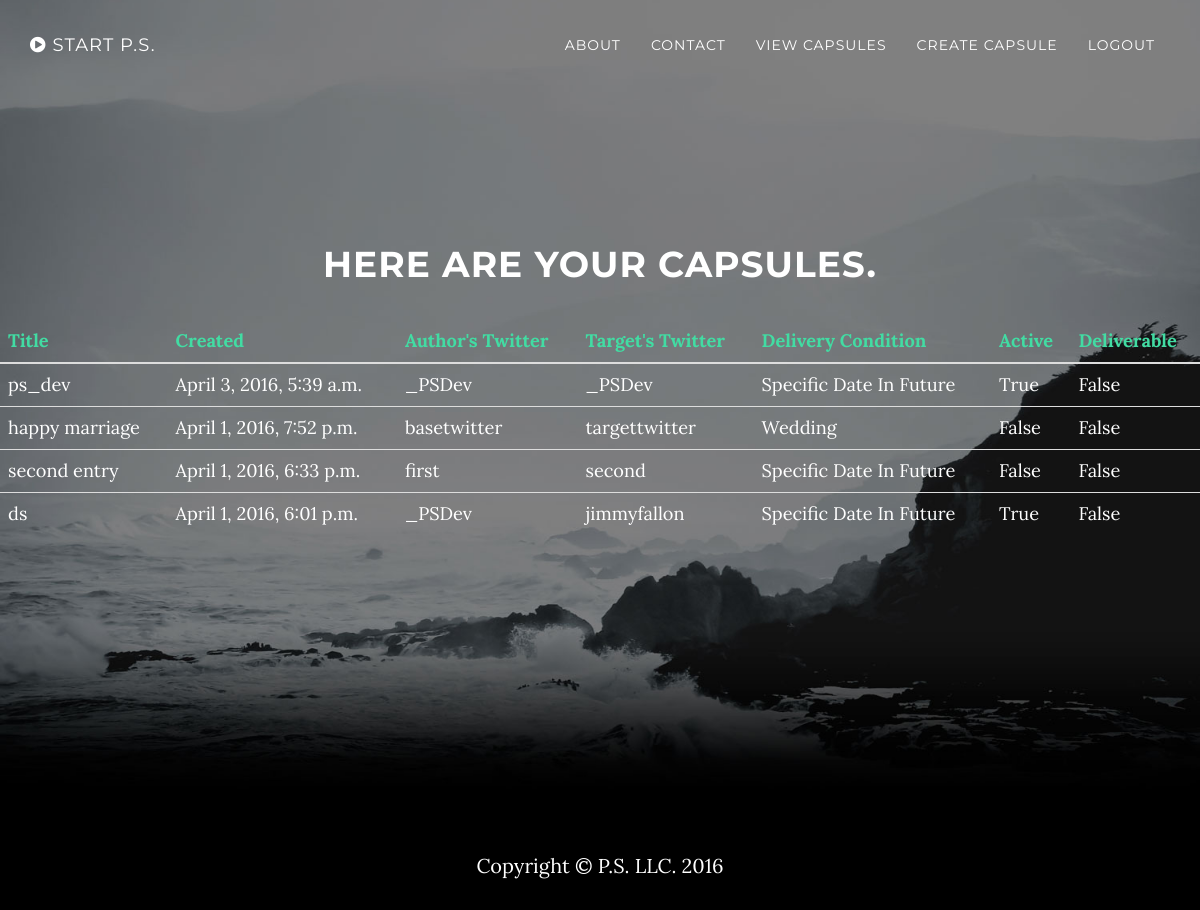
/capsules/ (signed in), run on an earlier commit of the app's database.
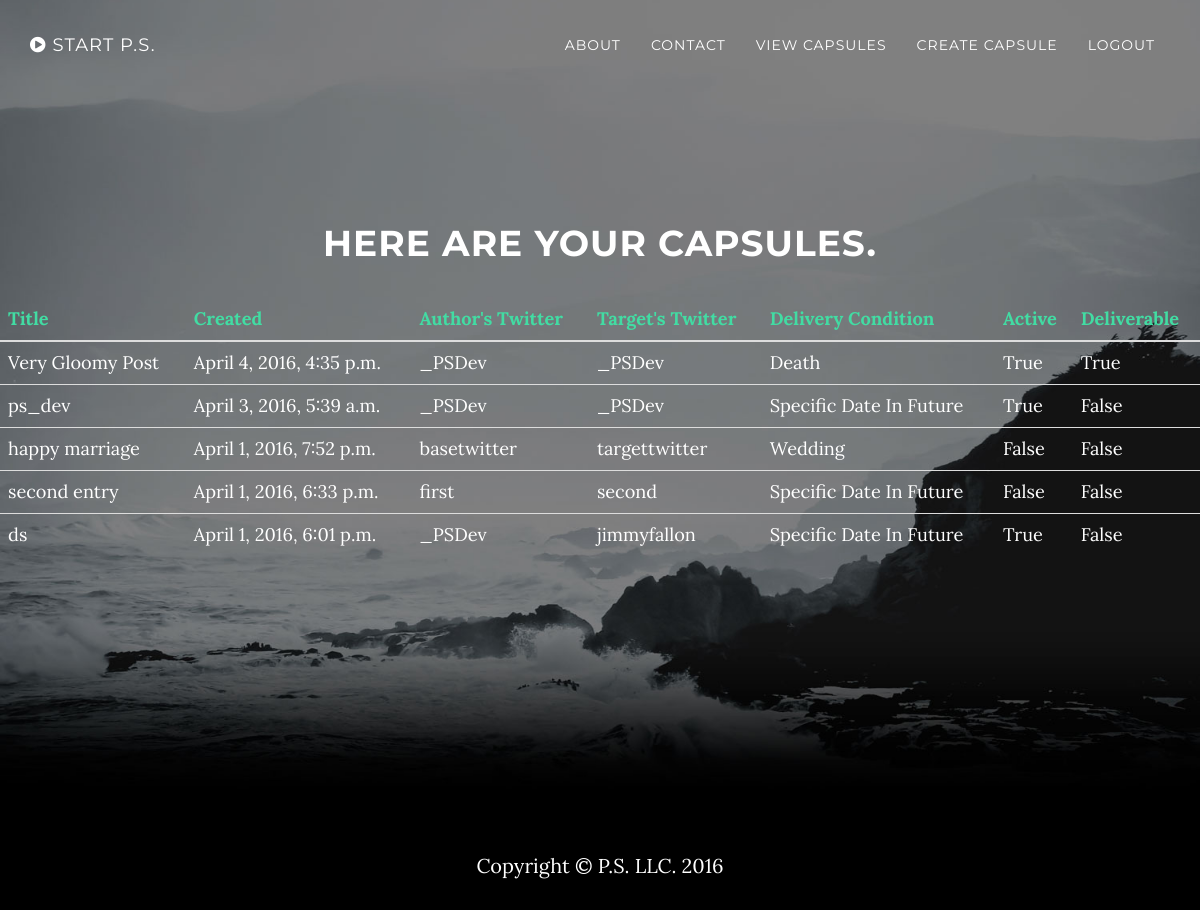
And on a later commit of the database.
### core/models.py (models this page shows, shortened)
class Capsule(models.Model):
    created = models.DateTimeField(auto_now_add=True)
    title = models.CharField(max_length=100, blank=True, default='')
    message = models.TextField(max_length=1000, blank=True, default='')
    file = models.FileField(blank=True, upload_to=partial(make_rng_filename, 'files'), null=True)
    activation_type = models.CharField(max_length=10, choices=FUTURE_ACTIVATION_CHOICES, default='D')
    delivery_condition = models.CharField(max_length=10, choices=FUTURE_DELIVERY_CHOICES, default='SD')
    time_delivery = models.DateField(blank=True, null=True)
    owner = models.ForeignKey(User)
    is_active = models.BooleanField(default=False)
    is_deliverable = models.BooleanField(default=False)
    author_twitter = models.CharField(max_length=40, default='')
    target_twitter = models.CharField(max_length=40, default='')

### core/views.py (the view)
# urls.py: url(r'^capsules/$', views.display_capsules_view, name='display_capsules_view'),
@login_required(login_url='login')
def display_capsules_view(request):
    if request.method == 'GET':
        capsules = Capsule.objects.filter(owner=request.user).order_by(
            '-created')  # get all capsules belonging to a particular user,recent first
        capsules = translate_delivery_condition(
            capsules)  # convert DB delivery notation to verbose string,aka 'SD' -> Specific Date In The Future
        return render(request, 'display_capsules.html', {'capsules': capsules})

### core/views.py (called while the page is built)
def translate_delivery_condition(ax):
    for data in ax:
        data.delivery_condition = FUTURE_DELIVERY_DICT[data.delivery_condition]
    return ax

### core/templates/display_capsules.html
{% extends 'base.html' %}
{% block content %}
    <header class="intro">
        <div class="intro-body">
            <h1>Here are your capsules.</h1>
            <div class="row">
                <div class="col-lg-12 text-left ">
                    <div class="table-responsive ">
                        <table class="table " style="font-size:130%;color:white;">
                            <thead class="indigo">
                            <th>Title</th>
                            <th>Created</th>
                            <th>Author's Twitter</th>
                            <th>Target's Twitter</th>
                            <th>Delivery Condition</th>
                            <th>Active</th>
                            <th>Deliverable</th>
                            </thead>
                            {% for capsule in capsules %}
                                <tr>
                                    <td>{{ capsule.title }}</td>
                                    <td>{{ capsule.created }}</td>
                                    <td>{{ capsule.author_twitter }}</td>
                                    <td>{{ capsule.target_twitter }}</td>
                                    <td>{{ capsule.delivery_condition}}</td>
                                    <td>{{ capsule.is_active }}</td>
                                    <td>{{ capsule.is_deliverable }}</td>
                                </tr>
                            {% endfor %}
                        </table>
                    </div>
                </div>
            </div>
        </div>
    </header>
{% endblock %}

What changed in the data, as far as the page shows it:
added Capsule: title "Very Gloomy Post", created "April 4, 2016, 4:35 p.m.", author_twitter "_PSDev", target_twitter "_PSDev", delivery_condition "Death", is_active "True", is_deliverable "True"
